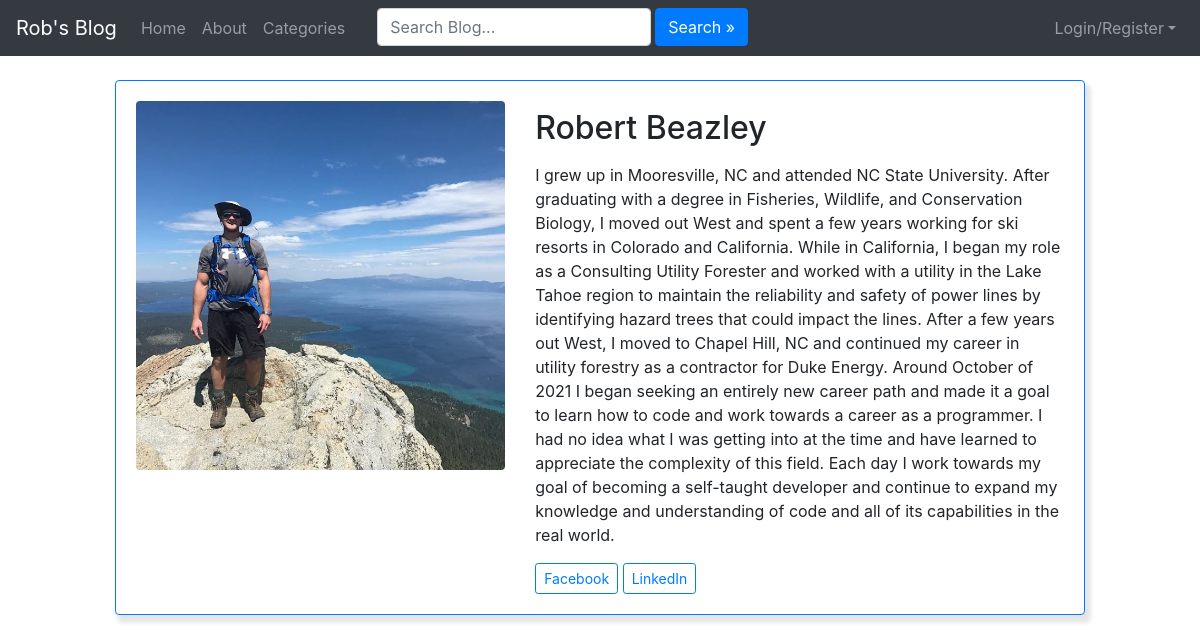
The page /members/1/profile/ on the database as committed earlier.
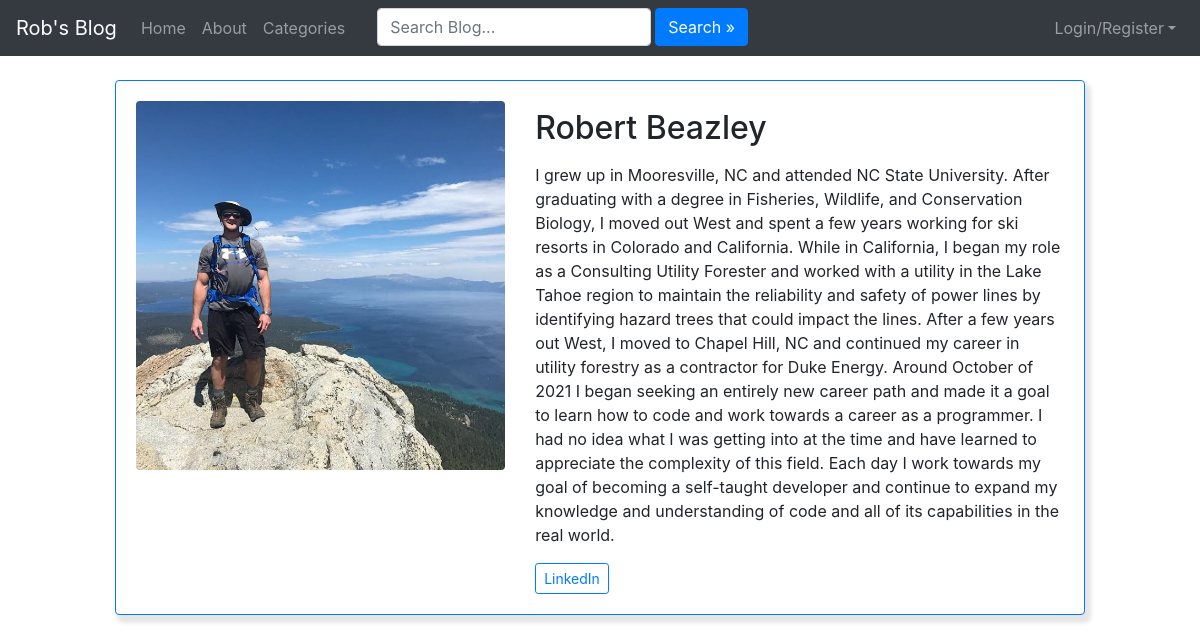
The same page on the database as committed later.
### members/views.py (the view)
# urls.py: path('<int:pk>/profile/', views.ShowProfilePageView.as_view(), name='show_profile_page'),
class ShowProfilePageView(generic.DetailView):
    model = Profile
    template_name = 'registration/user_profile.html'
    def get_context_data(self, *args, **kwargs):
        context = super(ShowProfilePageView, self).get_context_data(*args, **kwargs)
        page_user = get_object_or_404(Profile, id=self.kwargs['pk'])
        context['page_user'] = page_user
        return context

### members/templates/registration/user_profile.html (shortened to what this page needs)
{% extends 'blog/base.html' %}
{% load static %}
{% block body %}
<body>
    <div class="container-fluid my-3">
        <div class="row justify-content-center">
            <div class="col-md-10">
                <div class="card border-primary my-2" id="profile">
                    <div class="card-body">
                        <div class="row justify-items-start">
                            <div class="col-5">
                                <div class="">
                                    {% if page_user.profile_pic %}
                                    <img class="card-img rounded" src="{{ page_user.profile_pic.url }}" alt="Card image cap">
                                    {% else %}
                                    <img class="card-img rounded" src="{% static 'blog\images\defaultprofilepic.png' %}"
                                        alt="Card image cap">
                                    {% endif %}
                                </div>
                            </div>
                            <div class="col-7">
                                <div class="text-left" id="username">
                                    <h2 class="mt-2">{{ page_user.user.first_name }} {{ page_user.user.last_name }}</h2>
                                </div>
                                <p class="card-text my-3 text-left">{{ page_user.bio }}</p>
                                <div class="text-left mt-1">
                                    {% if page_user.facebook_url %}
                                    <a class="btn btn-outline-primary btn-sm" href="{{ page_user.facebook_url }}">Facebook</a>
                                    {% endif %}
                                    {% if page_user.linkedin_url %}
                                    <a class="btn btn-outline-primary btn-sm" href="{{ page_user.linkedin_url }}">LinkedIn</a>
                                    {% endif %}
                                </div>
                            </div>
                        </div>
                    </div>
                </div>
            </div>
        </div>
    </div>
</body>
{% endblock %}

Rows that differ between the two databases and show on the page:
changed Profile "Robert": facebook_url "facebook.com" → empty (drawn)
Other text that changed with them:
text no longer shown: "Facebook"
